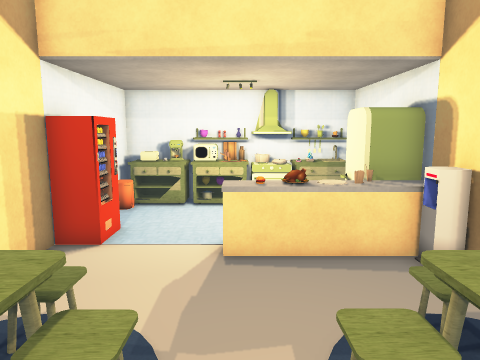
[1] (above)

14 first-person views from a walk through a Unity game level. The camera is 1.5 m above the floor, tilts 8° down and sees 70° across. The floor is counted in squares, 0.5 m on a side. Each view is taken from the middle of a square. On the plan, view 1 faces up. The plan holds only what a view shows up to about 20 squares ahead; the rest is blank. The place goes on beyond the plan. The player is left out. Some surface patterns are stand-ins.

[2]
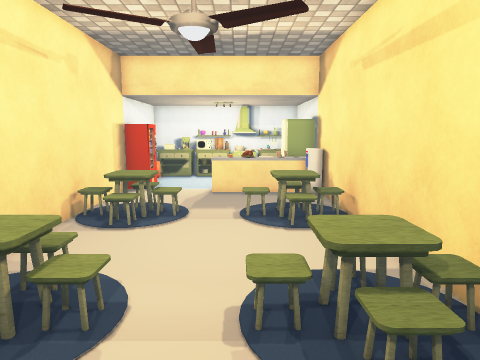

[3]
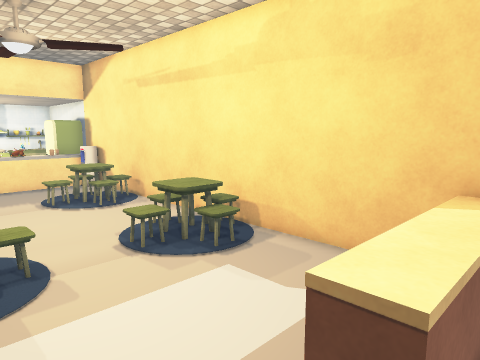

[4]
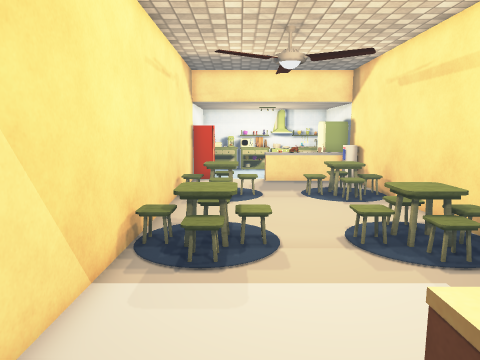

[5]
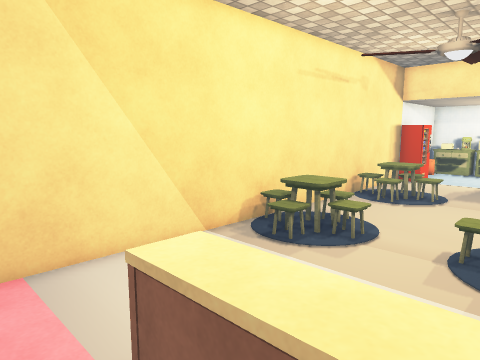

[6]
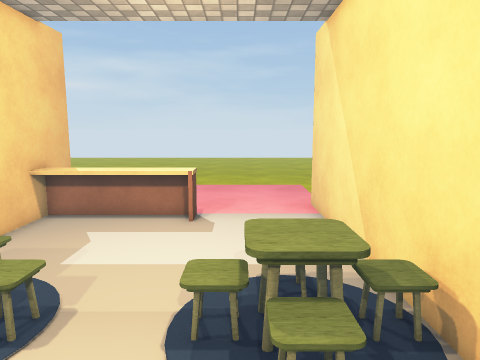

[7]
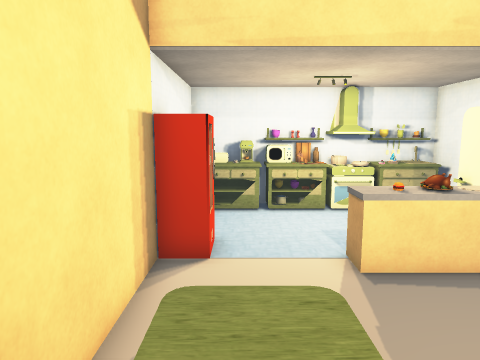

[8]
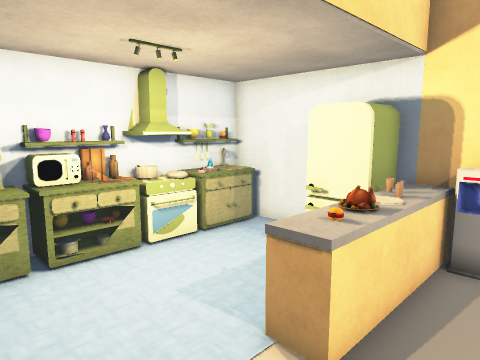

[9]
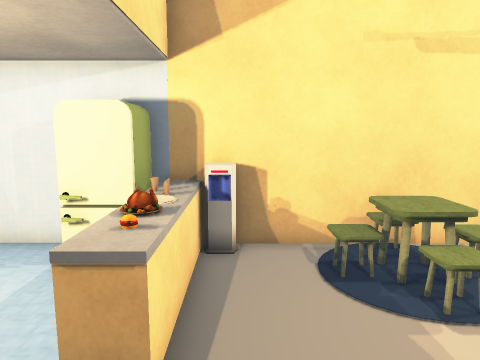

[10]
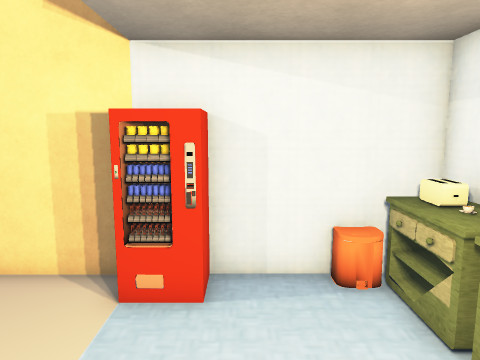

[11]
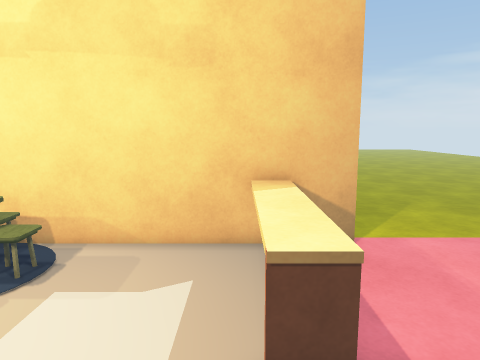

[12]
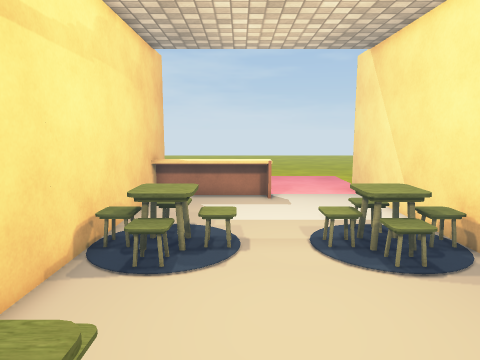

[13]
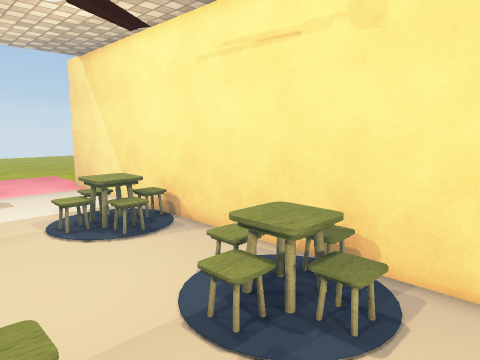

[14]
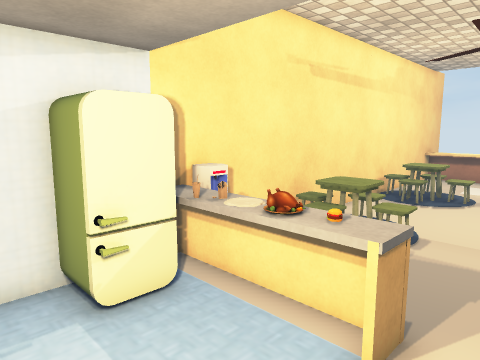

### Floor plan
Key: @ floor where view 1 was taken; # wall or solid block; x gap in a wall; . floor; = window, fence, low wall or low ledge; ^ raised ledge; F fridge; C carpet; T table; O other object.
Columns run from 5 left of view 1 to 5 right of it. Each row starts with its distance up from view 1.
 15 ###########
 14 #==#==##==#
 13 #.........#
 12 #.........#
 11 #.......###
 10 ##......###
  9 #O...^OO#F#
  8 #....^O#OO#
  7 #........OO
  6 #.........#
  5 #.O.....O.#
  4 #C C...C C#
  3 #T T...T C#
  2 #. C.... .#
  1 #.........#
  0 #....@....#
 -1 #.........#
 -2 #.........#
 -3 #TCC...CCC#
 -4 #CCC...  C#
 -5 #. C...CCT#
 -6 #......C..#
 -7 #.........#
 -8 #.........#
 -9 #.........#
-10 #....^^^^^#
-11 #....^^^^^#
-12 #.......  #
-13 x.........x

Positions as (right, up) in squares from view 1, and headings:
1: (0, 0), facing up
2: (1, -9), facing up
3: (-3, -12), facing up-right
4: (-2, -13), facing up
5: (3, -13), facing up-left
6: (-2, 1), facing down
7: (-3, 1), facing up
8: (-4, 6), facing up-right
9: (-4, 7), facing right
10: (2, 11), facing left
11: (-4, -10), facing right
12: (1, 5), facing down
13: (2, 7), facing down-left
14: (-2, 13), facing down-right
